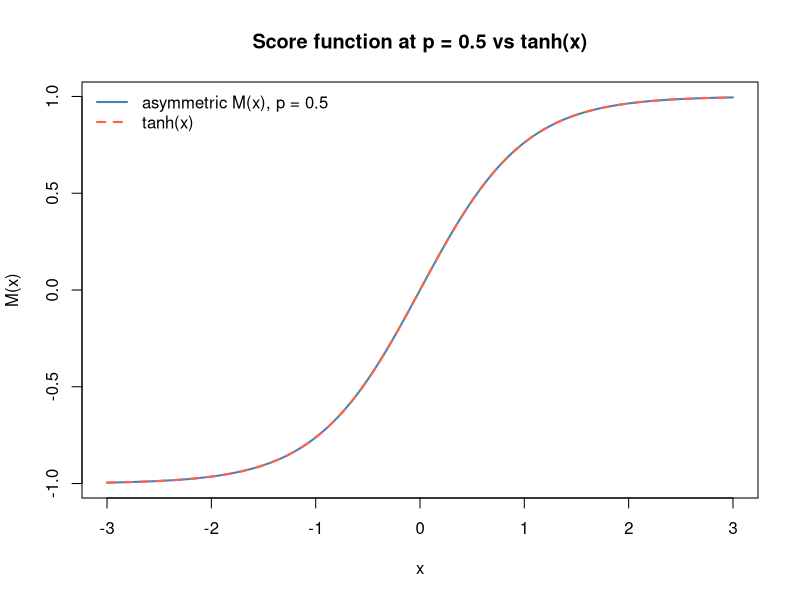
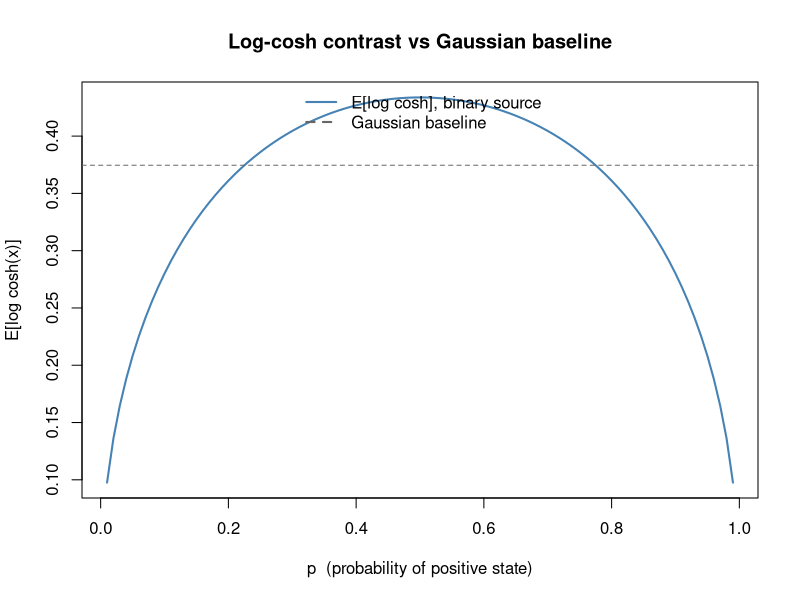
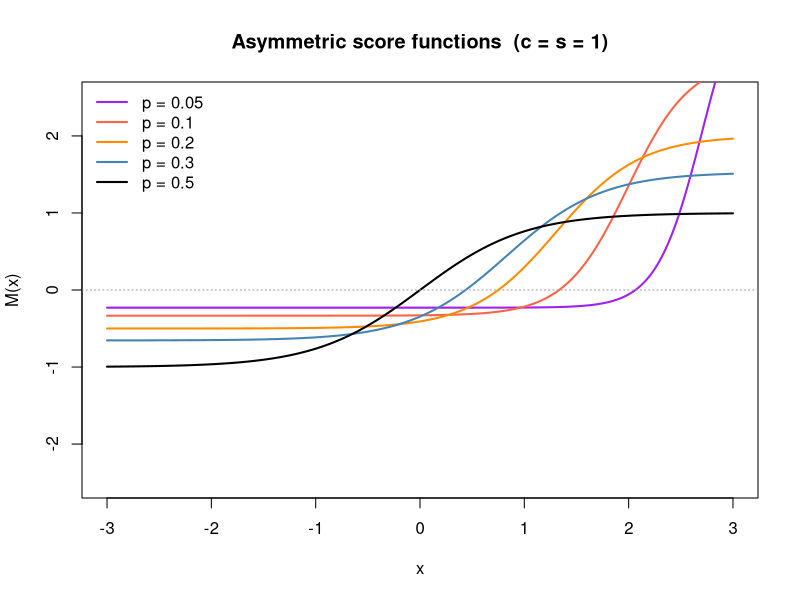
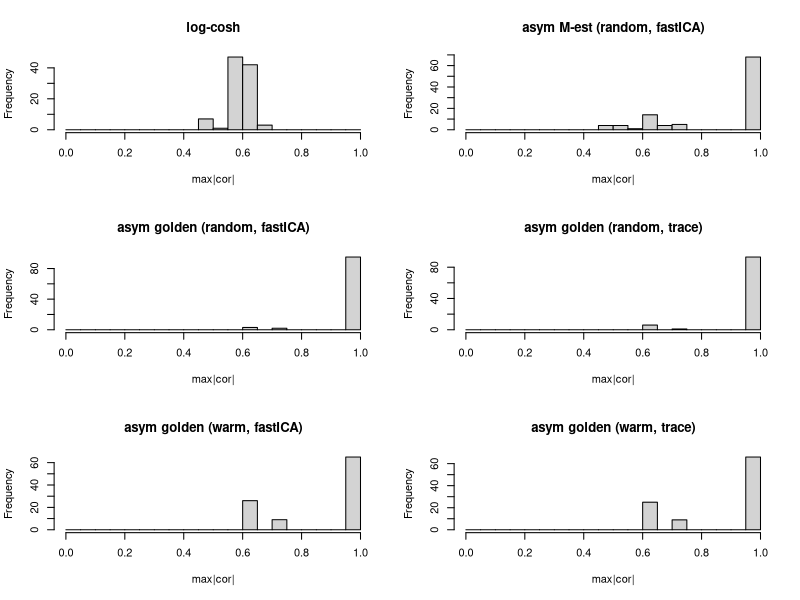
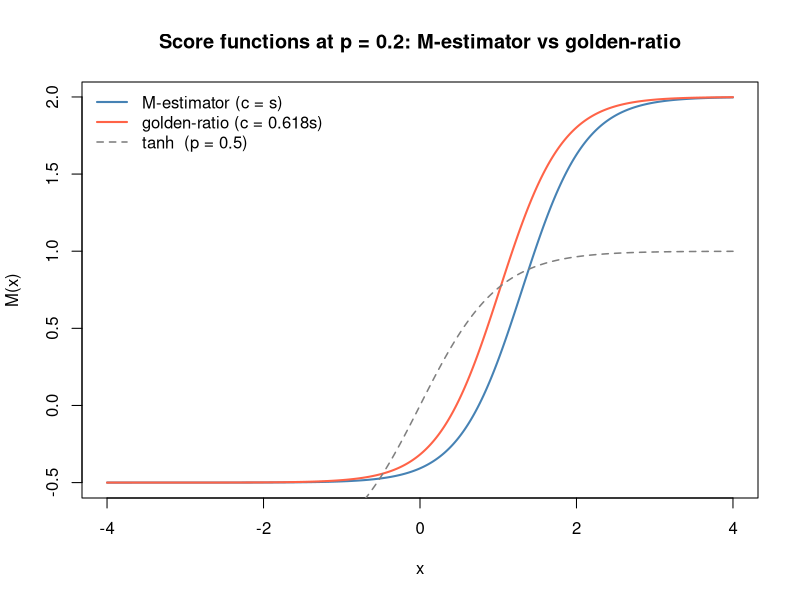
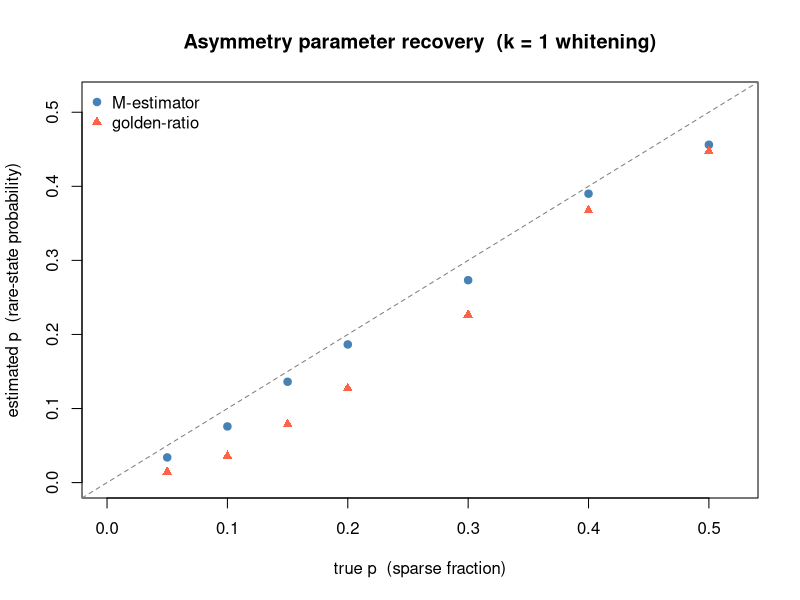

The R script that drew these images, in order:
## ---- chunk 1
prewhiten = function(X, n.comp) {
  X = X - rowMeans(X)
  sqrt(ncol(X)) * t(svd(X)$v[, 1:n.comp])
}
## ---- chunk 2
asym_score = function(x, p, c, s) {
  y1     = c * sqrt((1-p)/p)
  y0     = -c * sqrt(p/(1-p))
  kappa3 = (1 - 2*p) / sqrt(p*(1-p))
  Delta  = (x/s - c*kappa3/(2*s)) / sqrt(p*(1-p)) + log(p/(1-p))
  pi_x   = plogis(Delta)
  list(
    M  = (y1/(c*s)) * pi_x + (y0/(c*s)) * (1 - pi_x),
    Mp = pi_x * (1 - pi_x) / (s^2 * p * (1-p))
  )
}
## ---- chunk 3
asym_obj_p = function(p, x, c, s) {
  y1  = c * sqrt((1-p)/p)
  y0  = -c * sqrt(p/(1-p))
  a1  = x * y1/(c*s) - y1^2/(2*c*s)
  a0  = x * y0/(c*s) - y0^2/(2*c*s)
  lp  = log(p); l1p = log(1-p)
  m   = pmax(lp + a1, l1p + a0)
  mean(m + log(exp(lp + a1 - m) + exp(l1p + a0 - m)))
}
## ---- chunk 4
fastica_asym_r1 = function(Y, s = 1, anchor = c("M", "golden"),
                            hess = c("fastICA", "trace"),
                            tol = 1e-6, max_iter = 500, eps = 0.01,
                            w_init = NULL) {
  anchor = match.arg(anchor)
  hess   = match.arg(hess)
  c      = if (anchor == "M") s else s * (sqrt(5)-1)/2
  m = nrow(Y); n = ncol(Y)
  S_diag = colSums(Y^2) / n   # S_ii = ||Y[:,i]||^2 / n  (sum = m)
  w = if (is.null(w_init)) rnorm(m) else w_init
  w = w / sqrt(sum(w^2))
  p = 0.5
  for (iter in seq_len(max_iter)) {
    w_old = w; p_old = p
    x  = as.vector(t(Y) %*% w)
    sc = asym_score(x, p, c, s)
    h  = if (hess == "trace") sum(sc$Mp * S_diag) / m else mean(sc$Mp)
    w  = as.vector(Y %*% sc$M) / n - h * w
    w  = w / sqrt(sum(w^2))
    x   = as.vector(t(Y) %*% w)
    opt = optimize(\(pp) asym_obj_p(pp, x, c, s), c(eps, 1-eps), maximum = TRUE)
    p   = opt$maximum
    if (1 - abs(sum(w * w_old)) < tol && abs(p - p_old) < tol) break
  }
  list(w = w, p = p, iter = iter, c = c)
}
## ---- chunk 5
fastica_r1update = function(X, w) {
  w = w / sqrt(sum(w^2))
  P = t(X) %*% w
  G  = tanh(P); G2 = 1 - tanh(P)^2
  w  = X %*% G - mean(G2) * ncol(X) * w
  w / sqrt(sum(w^2))
}

run_seeds_lc = function(Y, S_true, n_seeds = 100, n_iter = 200) {
  maxcor = numeric(n_seeds)
  for (seed in seq_len(n_seeds)) {
    set.seed(seed)
    w = rnorm(nrow(Y))
    for (i in seq_len(n_iter)) w = fastica_r1update(Y, w)
    maxcor[seed] = max(abs(cor(t(S_true), t(Y) %*% w)))
  }
  maxcor
}

run_seeds_asym = function(Y, S_true, anchor, hess = "fastICA", n_seeds = 100) {
  maxcor = numeric(n_seeds); ps = numeric(n_seeds)
  for (seed in seq_len(n_seeds)) {
    set.seed(seed)
    res = fastica_asym_r1(Y, anchor = anchor, hess = hess, w_init = rnorm(nrow(Y)))
    maxcor[seed] = max(abs(cor(t(S_true), t(Y) %*% res$w)))
    ps[seed]     = min(res$p, 1 - res$p)   # probability of the rare state
  }
  list(maxcor = maxcor, p = ps)
}

# Warm-start variant: run log-cosh to convergence, then hand off to asymmetric
run_seeds_asym_warm = function(Y, S_true, anchor, hess = "fastICA", n_seeds = 100,
                                n_iter_lc = 200) {
  maxcor = numeric(n_seeds); ps = numeric(n_seeds)
  for (seed in seq_len(n_seeds)) {
    set.seed(seed)
    w = rnorm(nrow(Y))
    for (i in seq_len(n_iter_lc)) w = fastica_r1update(Y, w)
    res = fastica_asym_r1(Y, anchor = anchor, hess = hess, w_init = w)
    maxcor[seed] = max(abs(cor(t(S_true), t(Y) %*% res$w)))
    ps[seed]     = min(res$p, 1 - res$p)
  }
  list(maxcor = maxcor, p = ps)
}
## ---- chunk 6
x_grid = seq(-3, 3, length.out = 300)
sc05   = asym_score(x_grid, p = 0.5, c = 1, s = 1)

plot(x_grid, sc05$M, type = "l", col = "steelblue", lwd = 2,
     xlab = "x", ylab = "M(x)",
     main = "Score function at p = 0.5 vs tanh(x)")
lines(x_grid, tanh(x_grid), col = "tomato", lty = 2, lwd = 2)
legend("topleft", c("asymmetric M(x), p = 0.5", "tanh(x)"),
       col = c("steelblue", "tomato"), lty = c(1, 2), lwd = 2, bty = "n")
## ---- chunk 7
expected_logcosh = function(p) {
  z1 =  sqrt((1-p)/p); z0 = -sqrt(p/(1-p))
  p * log(cosh(z1)) + (1-p) * log(cosh(z0))
}
lc_stable = function(z) abs(z) + log1p(exp(-2*abs(z))) - log(2)
lc_gauss  = integrate(\(z) lc_stable(z) * dnorm(z), -Inf, Inf)$value

pvec = seq(0.01, 0.99, by = 0.01)
lc   = sapply(pvec, expected_logcosh)

plot(pvec, lc, type = "l", col = "steelblue", lwd = 2,
     xlab = "p  (probability of positive state)",
     ylab = "E[log cosh(x)]",
     main = "Log-cosh contrast vs Gaussian baseline")
abline(h = lc_gauss, lty = 2, col = "grey40")
legend("top", c("E[log cosh], binary source", "Gaussian baseline"),
       col = c("steelblue", "grey40"), lty = c(1, 2), lwd = 2, bty = "n")
## ---- chunk 8
pvec2 = c(0.05, 0.1, 0.2, 0.3, 0.5)
cols  = c("purple", "tomato", "darkorange", "steelblue", "black")
plot(NULL, xlim = c(-3, 3), ylim = c(-2.5, 2.5),
     xlab = "x", ylab = "M(x)",
     main = "Asymmetric score functions  (c = s = 1)")
for (i in seq_along(pvec2))
  lines(x_grid, asym_score(x_grid, pvec2[i], 1, 1)$M, col = cols[i], lwd = 2)
legend("topleft", paste0("p = ", pvec2), col = cols, lwd = 2, bty = "n")
abline(h = 0, lty = 3, col = "grey60")
## ---- chunk 9
set.seed(1)
n = 100; p_dim = 1000; K = 9
L  = matrix(0, nrow = n, ncol = K)
for (i in 1:K) L[sample(n, 20), i] = 1
FF = matrix(rnorm(p_dim * K), nrow = p_dim)
X9 = t(L %*% t(FF) + matrix(rnorm(n * p_dim, 0, 0.1), nrow = n))
Z9 = prewhiten(X9, K)
S9 = t(L)
## ---- chunk 10
mc9_lc      = run_seeds_lc(Z9,       S9, n_seeds = 100)
mc9_M       = run_seeds_asym(Z9,      S9, "M",      hess = "fastICA", n_seeds = 100)
mc9_gr      = run_seeds_asym(Z9,      S9, "golden", hess = "fastICA", n_seeds = 100)
mc9_gr_tr   = run_seeds_asym(Z9,      S9, "golden", hess = "trace",   n_seeds = 100)
mc9_grw     = run_seeds_asym_warm(Z9, S9, "golden", hess = "fastICA", n_seeds = 100)
mc9_grw_tr  = run_seeds_asym_warm(Z9, S9, "golden", hess = "trace",   n_seeds = 100)

cat("9-groups (p_true ~ 0.2, k = 9, n_seeds = 100):\n")
cat(sprintf("  log-cosh                      mean = %.3f   frac > 0.9 = %.2f\n",
    mean(mc9_lc), mean(mc9_lc > 0.9)))
cat(sprintf("  asym M-est (random, fastICA)  mean = %.3f   frac > 0.9 = %.2f   mean_p = %.3f\n",
    mean(mc9_M$maxcor),      mean(mc9_M$maxcor      > 0.9), mean(mc9_M$p)))
cat(sprintf("  asym golden (random, fastICA) mean = %.3f   frac > 0.9 = %.2f   mean_p = %.3f\n",
    mean(mc9_gr$maxcor),     mean(mc9_gr$maxcor     > 0.9), mean(mc9_gr$p)))
cat(sprintf("  asym golden (random, trace)   mean = %.3f   frac > 0.9 = %.2f   mean_p = %.3f\n",
    mean(mc9_gr_tr$maxcor),  mean(mc9_gr_tr$maxcor  > 0.9), mean(mc9_gr_tr$p)))
cat(sprintf("  asym golden (warm, fastICA)   mean = %.3f   frac > 0.9 = %.2f   mean_p = %.3f\n",
    mean(mc9_grw$maxcor),    mean(mc9_grw$maxcor    > 0.9), mean(mc9_grw$p)))
cat(sprintf("  asym golden (warm, trace)     mean = %.3f   frac > 0.9 = %.2f   mean_p = %.3f\n",
    mean(mc9_grw_tr$maxcor), mean(mc9_grw_tr$maxcor > 0.9), mean(mc9_grw_tr$p)))
## ---- chunk 11
par(mfrow = c(3, 2))
hist(mc9_lc,            breaks = seq(0,1,0.05), main = "log-cosh",                      xlab = "max|cor|")
hist(mc9_M$maxcor,      breaks = seq(0,1,0.05), main = "asym M-est (random, fastICA)",   xlab = "max|cor|")
hist(mc9_gr$maxcor,     breaks = seq(0,1,0.05), main = "asym golden (random, fastICA)",  xlab = "max|cor|")
hist(mc9_gr_tr$maxcor,  breaks = seq(0,1,0.05), main = "asym golden (random, trace)",    xlab = "max|cor|")
hist(mc9_grw$maxcor,    breaks = seq(0,1,0.05), main = "asym golden (warm, fastICA)",    xlab = "max|cor|")
hist(mc9_grw_tr$maxcor, breaks = seq(0,1,0.05), main = "asym golden (warm, trace)",      xlab = "max|cor|")
par(mfrow = c(1, 1))
## ---- chunk 12
x_grid2 = seq(-4, 4, length.out = 400)
sc_M  = asym_score(x_grid2, p = 0.2, c = 1,              s = 1)
sc_gr = asym_score(x_grid2, p = 0.2, c = (sqrt(5)-1)/2,  s = 1)

plot(x_grid2, sc_M$M,  type = "l", col = "steelblue", lwd = 2,
     xlab = "x", ylab = "M(x)",
     main = "Score functions at p = 0.2: M-estimator vs golden-ratio")
lines(x_grid2, sc_gr$M, col = "tomato", lwd = 2)
lines(x_grid2, tanh(x_grid2), col = "grey50", lty = 2, lwd = 1.5)
legend("topleft",
       c("M-estimator (c = s)", "golden-ratio (c = 0.618s)", "tanh  (p = 0.5)"),
       col = c("steelblue", "tomato", "grey50"),
       lty = c(1, 1, 2), lwd = c(2, 2, 1.5), bty = "n")
## ---- chunk 13
set.seed(2)
S_sym = matrix(sample(c(-1, 1), K * n, replace = TRUE), nrow = K)
X_sym = t(S_sym) %*% t(FF) + matrix(rnorm(n * p_dim, 0, 0.1), nrow = n)
Z_sym = prewhiten(t(X_sym), K)

mc_s_lc      = run_seeds_lc(Z_sym,       S_sym, n_seeds = 100)
mc_s_gr      = run_seeds_asym(Z_sym,      S_sym, "golden", hess = "fastICA", n_seeds = 100)
mc_s_gr_tr   = run_seeds_asym(Z_sym,      S_sym, "golden", hess = "trace",   n_seeds = 100)
mc_s_grw     = run_seeds_asym_warm(Z_sym, S_sym, "golden", hess = "fastICA", n_seeds = 100)
mc_s_grw_tr  = run_seeds_asym_warm(Z_sym, S_sym, "golden", hess = "trace",   n_seeds = 100)

cat("Symmetric Rademacher (p_true = 0.5, k = 9):\n")
cat(sprintf("  log-cosh                      mean = %.3f   frac > 0.9 = %.2f\n",
    mean(mc_s_lc), mean(mc_s_lc > 0.9)))
cat(sprintf("  asym golden (random, fastICA) mean = %.3f   frac > 0.9 = %.2f   mean_p = %.3f\n",
    mean(mc_s_gr$maxcor),     mean(mc_s_gr$maxcor     > 0.9), mean(mc_s_gr$p)))
cat(sprintf("  asym golden (random, trace)   mean = %.3f   frac > 0.9 = %.2f   mean_p = %.3f\n",
    mean(mc_s_gr_tr$maxcor),  mean(mc_s_gr_tr$maxcor  > 0.9), mean(mc_s_gr_tr$p)))
cat(sprintf("  asym golden (warm, fastICA)   mean = %.3f   frac > 0.9 = %.2f   mean_p = %.3f\n",
    mean(mc_s_grw$maxcor),    mean(mc_s_grw$maxcor    > 0.9), mean(mc_s_grw$p)))
cat(sprintf("  asym golden (warm, trace)     mean = %.3f   frac > 0.9 = %.2f   mean_p = %.3f\n",
    mean(mc_s_grw_tr$maxcor), mean(mc_s_grw_tr$maxcor > 0.9), mean(mc_s_grw_tr$p)))
## ---- chunk 14
set.seed(3)
n_k20 = 500; p_k20 = 1000; k20 = 20

a_k20 = rnorm(p_k20)

# p = 0.5 (symmetric Rademacher)
S_k20_05 = matrix(sample(c(-1, 1), n_k20, replace = TRUE), nrow = 1)
X_k20_05 = a_k20 %*% S_k20_05 + matrix(rnorm(p_k20 * n_k20, 0, 0.1), nrow = p_k20)
Z_k20_05 = prewhiten(X_k20_05, k20)

# p = 0.1 (sparse binary, standardised to zero mean / unit variance)
S_k20_01_raw = matrix(as.numeric(runif(n_k20) < 0.1), nrow = 1)
S_k20_01     = (S_k20_01_raw - 0.1) / sqrt(0.1 * 0.9)
X_k20_01 = a_k20 %*% S_k20_01 + matrix(rnorm(p_k20 * n_k20, 0, 0.1), nrow = p_k20)
Z_k20_01 = prewhiten(X_k20_01, k20)
## ---- chunk 15
mc_k20_05_lc    = run_seeds_lc(Z_k20_05,       S_k20_05, n_seeds = 100)
mc_k20_05_gr    = run_seeds_asym(Z_k20_05,      S_k20_05, "golden", hess = "fastICA", n_seeds = 100)
mc_k20_05_gr_tr = run_seeds_asym(Z_k20_05,      S_k20_05, "golden", hess = "trace",   n_seeds = 100)
mc_k20_05_grw   = run_seeds_asym_warm(Z_k20_05, S_k20_05, "golden", hess = "fastICA", n_seeds = 100)
mc_k20_05_grw_tr= run_seeds_asym_warm(Z_k20_05, S_k20_05, "golden", hess = "trace",   n_seeds = 100)

cat("Single source, k=20 whitening, p=0.5 (n_seeds=100):\n")
cat(sprintf("  log-cosh                      mean = %.3f   frac > 0.9 = %.2f\n",
    mean(mc_k20_05_lc), mean(mc_k20_05_lc > 0.9)))
cat(sprintf("  asym golden (random, fastICA) mean = %.3f   frac > 0.9 = %.2f   mean_p = %.3f\n",
    mean(mc_k20_05_gr$maxcor),     mean(mc_k20_05_gr$maxcor     > 0.9), mean(mc_k20_05_gr$p)))
cat(sprintf("  asym golden (random, trace)   mean = %.3f   frac > 0.9 = %.2f   mean_p = %.3f\n",
    mean(mc_k20_05_gr_tr$maxcor),  mean(mc_k20_05_gr_tr$maxcor  > 0.9), mean(mc_k20_05_gr_tr$p)))
cat(sprintf("  asym golden (warm, fastICA)   mean = %.3f   frac > 0.9 = %.2f   mean_p = %.3f\n",
    mean(mc_k20_05_grw$maxcor),    mean(mc_k20_05_grw$maxcor    > 0.9), mean(mc_k20_05_grw$p)))
cat(sprintf("  asym golden (warm, trace)     mean = %.3f   frac > 0.9 = %.2f   mean_p = %.3f\n",
    mean(mc_k20_05_grw_tr$maxcor), mean(mc_k20_05_grw_tr$maxcor > 0.9), mean(mc_k20_05_grw_tr$p)))
## ---- chunk 16
mc_k20_01_lc    = run_seeds_lc(Z_k20_01,       S_k20_01, n_seeds = 100)
mc_k20_01_gr    = run_seeds_asym(Z_k20_01,      S_k20_01, "golden", hess = "fastICA", n_seeds = 100)
mc_k20_01_gr_tr = run_seeds_asym(Z_k20_01,      S_k20_01, "golden", hess = "trace",   n_seeds = 100)
mc_k20_01_grw   = run_seeds_asym_warm(Z_k20_01, S_k20_01, "golden", hess = "fastICA", n_seeds = 100)
mc_k20_01_grw_tr= run_seeds_asym_warm(Z_k20_01, S_k20_01, "golden", hess = "trace",   n_seeds = 100)

cat("Single source, k=20 whitening, p=0.1 (n_seeds=100):\n")
cat(sprintf("  log-cosh                      mean = %.3f   frac > 0.9 = %.2f\n",
    mean(mc_k20_01_lc), mean(mc_k20_01_lc > 0.9)))
cat(sprintf("  asym golden (random, fastICA) mean = %.3f   frac > 0.9 = %.2f   mean_p = %.3f\n",
    mean(mc_k20_01_gr$maxcor),     mean(mc_k20_01_gr$maxcor     > 0.9), mean(mc_k20_01_gr$p)))
cat(sprintf("  asym golden (random, trace)   mean = %.3f   frac > 0.9 = %.2f   mean_p = %.3f\n",
    mean(mc_k20_01_gr_tr$maxcor),  mean(mc_k20_01_gr_tr$maxcor  > 0.9), mean(mc_k20_01_gr_tr$p)))
cat(sprintf("  asym golden (warm, fastICA)   mean = %.3f   frac > 0.9 = %.2f   mean_p = %.3f\n",
    mean(mc_k20_01_grw$maxcor),    mean(mc_k20_01_grw$maxcor    > 0.9), mean(mc_k20_01_grw$p)))
cat(sprintf("  asym golden (warm, trace)     mean = %.3f   frac > 0.9 = %.2f   mean_p = %.3f\n",
    mean(mc_k20_01_grw_tr$maxcor), mean(mc_k20_01_grw_tr$maxcor > 0.9), mean(mc_k20_01_grw_tr$p)))
## ---- chunk 17
set.seed(99)
n_rec = 500; p_dim_rec = 1000
A_rec = matrix(rnorm(p_dim_rec), nrow = p_dim_rec)

p_trues  = c(0.05, 0.10, 0.15, 0.20, 0.30, 0.40, 0.50)
p_hat_M  = numeric(length(p_trues))
p_hat_gr = numeric(length(p_trues))

for (j in seq_along(p_trues)) {
  pt = p_trues[j]
  S  = matrix(as.numeric(runif(n_rec) < pt), nrow = 1)
  S  = (S - pt) / sqrt(pt * (1-pt))
  X  = A_rec %*% S + matrix(rnorm(p_dim_rec * n_rec, 0, 0.1), nrow = p_dim_rec)
  Z  = prewhiten(X, 1)
  set.seed(1)
  r_M  = fastica_asym_r1(Z, anchor = "M",      w_init = rnorm(1))
  r_gr = fastica_asym_r1(Z, anchor = "golden",  w_init = rnorm(1))
  p_hat_M[j]  = min(r_M$p,  1 - r_M$p)
  p_hat_gr[j] = min(r_gr$p, 1 - r_gr$p)
}

plot(p_trues, p_hat_M, pch = 19, col = "steelblue",
     xlim = c(0, 0.52), ylim = c(0, 0.52),
     xlab = "true p  (sparse fraction)",
     ylab = "estimated p  (rare-state probability)",
     main = "Asymmetry parameter recovery  (k = 1 whitening)")
points(p_trues, p_hat_gr, pch = 17, col = "tomato")
abline(0, 1, lty = 2, col = "grey50")
legend("topleft", c("M-estimator", "golden-ratio"),
       col = c("steelblue","tomato"), pch = c(19,17), bty = "n")
